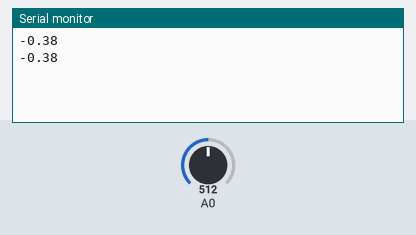
A sketch run on a simulated Arduino Uno, built with avr-gcc and run on an emulated ATmega328P. On the bench: the last lines printed to the serial monitor. The inputs (shaded band) are chosen by the test bench; at power-on: A0 = 512.

Above: at 1.2 s.
1.3 s: A0 set to 716
At 2.6 s:
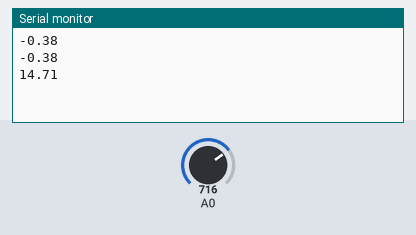
2.8 s: A0 set to 900
At 3.6 s:
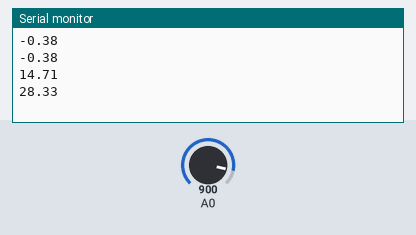
Timing chart, 0 to 5.8 s (numbered marks = the images above; inputs shaded):
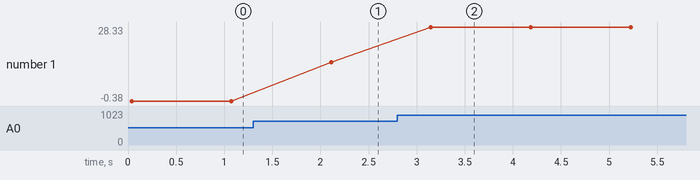

The sketch:

battery_current.ino
```cpp
int ib_sensitive = 66; // สำหรับ 30A


int ib_offset = 2525; // ค่าเริ่มต้น 2500 ปรับค่าตรงนี้เพื่อให้ค่ายังไม่มีโหลดเป็น 0.00

void setup() {
Serial.begin(9600);
}

void loop() {
double ib_result = cal_i_avg();
Serial.println(ib_result);
delay(1000);
}

// หาค่ากระแสเฉลี่ย
double cal_i_avg() {
int count = 200;
double sum = 0;
for (int i = 0; i < count; i++) {
sum += ib_input();
}
double val = sum / count;
return val;
}
// อ่านค่ากระแส
double ib_input() {
int a = analogRead(A0);
double v = (a / 1024.0) * 5000;
double ib_result = (v - ib_offset) / ib_sensitive;
return ib_result;
}
```

Measured:
- after the input at 1.3 s, the serial monitor: prints a new line after 0.81 s (image 1)
- after the input at 2.8 s, the serial monitor: prints a new line after 0.35 s (image 2)
- plotted number 1: -0.38 → 14.71 after the input at 1.3 s, 14.71 → 28.33 after the input at 2.8 s
